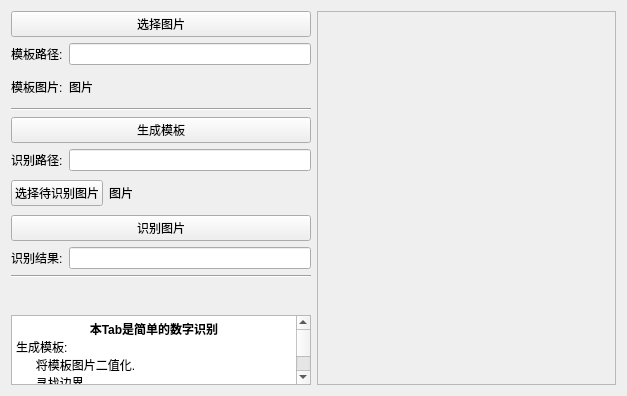
<?xml version="1.0" encoding="UTF-8"?>
<ui version="4.0">
 <class>NumberCheckFrom</class>
 <widget class="QWidget" name="NumberCheckFrom">
  <property name="geometry">
   <rect>
    <x>0</x>
    <y>0</y>
    <width>627</width>
    <height>396</height>
   </rect>
  </property>
  <property name="windowTitle">
   <string>Form</string>
  </property>
  <layout class="QGridLayout" name="gridLayout_2" rowstretch="0">
   <item row="0" column="0">
    <layout class="QHBoxLayout" name="horizontalLayout_3" stretch="4,4">
     <item>
      <layout class="QVBoxLayout" name="verticalLayout" stretch="1,1,1,1,1,1,1,1,1,1,1,2">
       <property name="bottomMargin">
        <number>0</number>
       </property>
       <item>
        <layout class="QHBoxLayout" name="horizontalLayout_4" stretch="0">
         <item>
          <widget class="QPushButton" name="pushButton_select_template">
           <property name="text">
            <string>选择图片</string>
           </property>
          </widget>
         </item>
        </layout>
       </item>
       <item>
        <layout class="QHBoxLayout" name="horizontalLayout_2">
         <item>
          <widget class="QLabel" name="label_2">
           <property name="text">
            <string>模板路径:</string>
           </property>
          </widget>
         </item>
         <item>
          <widget class="QLineEdit" name="lineEdit_imagePath"/>
         </item>
        </layout>
       </item>
       <item>
        <layout class="QHBoxLayout" name="horizontalLayout" stretch="2,10">
         <item>
          <widget class="QLabel" name="label">
           <property name="text">
            <string>模板图片:</string>
           </property>
          </widget>
         </item>
         <item>
          <widget class="QLabel" name="label_template_image">
           <property name="text">
            <string>图片</string>
           </property>
          </widget>
         </item>
        </layout>
       </item>
       <item>
        <widget class="Line" name="line">
         <property name="orientation">
          <enum>Qt::Horizontal</enum>
         </property>
        </widget>
       </item>
       <item>
        <layout class="QHBoxLayout" name="horizontalLayout_8">
         <item>
          <widget class="QPushButton" name="pushButton_create_complate">
           <property name="text">
            <string>生成模板</string>
           </property>
          </widget>
         </item>
        </layout>
       </item>
       <item>
        <layout class="QHBoxLayout" name="horizontalLayout_9">
         <item>
          <widget class="QLabel" name="label_3">
           <property name="text">
            <string>识别路径:</string>
           </property>
          </widget>
         </item>
         <item>
          <widget class="QLineEdit" name="lineEdit_recongitionPath"/>
         </item>
        </layout>
       </item>
       <item>
        <layout class="QHBoxLayout" name="horizontalLayout_5" stretch="0,10">
         <item>
          <widget class="QPushButton" name="pushButton_select_recognition">
           <property name="text">
            <string>选择待识别图片</string>
           </property>
          </widget>
         </item>
         <item>
          <widget class="QLabel" name="label_reconition_image">
           <property name="text">
            <string>图片</string>
           </property>
          </widget>
         </item>
        </layout>
       </item>
       <item>
        <layout class="QHBoxLayout" name="horizontalLayout_7">
         <item>
          <widget class="QPushButton" name="pushButton_recognition">
           <property name="text">
            <string>识别图片</string>
           </property>
          </widget>
         </item>
        </layout>
       </item>
       <item>
        <layout class="QHBoxLayout" name="horizontalLayout_6">
         <item>
          <widget class="QLabel" name="label_4">
           <property name="text">
            <string>识别结果:</string>
           </property>
          </widget>
         </item>
         <item>
          <widget class="QLineEdit" name="lineEdit_resut"/>
         </item>
        </layout>
       </item>
       <item>
        <widget class="Line" name="line_2">
         <property name="orientation">
          <enum>Qt::Horizontal</enum>
         </property>
        </widget>
       </item>
       <item>
        <spacer name="verticalSpacer">
         <property name="orientation">
          <enum>Qt::Vertical</enum>
         </property>
         <property name="sizeHint" stdset="0">
          <size>
           <width>20</width>
           <height>40</height>
          </size>
         </property>
        </spacer>
       </item>
       <item>
        <widget class="QTextEdit" name="textEdit">
         <property name="readOnly">
          <bool>true</bool>
         </property>
         <property name="html">
          <string>&lt;!DOCTYPE HTML PUBLIC &quot;-//W3C//DTD HTML 4.0//EN&quot; &quot;http://www.w3.org/TR/REC-html40/strict.dtd&quot;&gt;
&lt;html&gt;&lt;head&gt;&lt;meta name=&quot;qrichtext&quot; content=&quot;1&quot; /&gt;&lt;style type=&quot;text/css&quot;&gt;
p, li { white-space: pre-wrap; }
&lt;/style&gt;&lt;/head&gt;&lt;body style=&quot; font-family:'Sans Serif'; font-size:9pt; font-weight:400; font-style:normal;&quot;&gt;
&lt;p align=&quot;center&quot; style=&quot; margin-top:0px; margin-bottom:0px; margin-left:0px; margin-right:0px; -qt-block-indent:0; text-indent:0px;&quot;&gt;&lt;span style=&quot; font-weight:600;&quot;&gt;本Tab是简单的数字识别&lt;/span&gt;&lt;/p&gt;
&lt;p style=&quot; margin-top:0px; margin-bottom:0px; margin-left:0px; margin-right:0px; -qt-block-indent:0; text-indent:0px;&quot;&gt;生成模板:&lt;/p&gt;
&lt;p style=&quot; margin-top:0px; margin-bottom:0px; margin-left:0px; margin-right:0px; -qt-block-indent:0; text-indent:0px;&quot;&gt;      将模板图片二值化.&lt;/p&gt;
&lt;p style=&quot; margin-top:0px; margin-bottom:0px; margin-left:0px; margin-right:0px; -qt-block-indent:0; text-indent:0px;&quot;&gt;      寻找边界&lt;/p&gt;
&lt;p style=&quot; margin-top:0px; margin-bottom:0px; margin-left:0px; margin-right:0px; -qt-block-indent:0; text-indent:0px;&quot;&gt;      将数字的外轮廓保存下来, 用于之后图片数字的识别&lt;/p&gt;
&lt;p style=&quot; margin-top:0px; margin-bottom:0px; margin-left:0px; margin-right:0px; -qt-block-indent:0; text-indent:0px;&quot;&gt;识别图片:&lt;/p&gt;
&lt;p style=&quot; margin-top:0px; margin-bottom:0px; margin-left:0px; margin-right:0px; -qt-block-indent:0; text-indent:0px;&quot;&gt;     先解析出数字图片&lt;/p&gt;
&lt;p style=&quot; margin-top:0px; margin-bottom:0px; margin-left:0px; margin-right:0px; -qt-block-indent:0; text-indent:0px;&quot;&gt;     然后和模板中数字相减,找出差值后, 比较和最小的图片, 可以确定这两个图片相似度最高&lt;/p&gt;
&lt;p style=&quot; margin-top:0px; margin-bottom:0px; margin-left:0px; margin-right:0px; -qt-block-indent:0; text-indent:0px;&quot;&gt;     就认定现在的模板就是需要的数字&lt;/p&gt;
&lt;p style=&quot;-qt-paragraph-type:empty; margin-top:0px; margin-bottom:0px; margin-left:0px; margin-right:0px; -qt-block-indent:0; text-indent:0px;&quot;&gt;&lt;br /&gt;&lt;/p&gt;&lt;/body&gt;&lt;/html&gt;</string>
         </property>
        </widget>
       </item>
      </layout>
     </item>
     <item>
      <layout class="QGridLayout" name="gridLayout">
       <item row="0" column="0">
        <widget class="QScrollArea" name="scrollArea">
         <property name="widgetResizable">
          <bool>true</bool>
         </property>
         <widget class="QWidget" name="scrollAreaWidgetContents">
          <property name="geometry">
           <rect>
            <x>0</x>
            <y>0</y>
            <width>296</width>
            <height>372</height>
           </rect>
          </property>
          <layout class="QGridLayout" name="gridLayout_3">
           <item row="0" column="0">
            <layout class="QGridLayout" name="gridLayout_num_image"/>
           </item>
          </layout>
         </widget>
        </widget>
       </item>
      </layout>
     </item>
    </layout>
   </item>
  </layout>
 </widget>
 <resources/>
 <connections>
  <connection>
   <sender>pushButton_create_complate</sender>
   <signal>clicked()</signal>
   <receiver>NumberCheckFrom</receiver>
   <slot>pushButton_create_complate_onclick()</slot>
   <hints>
    <hint type="sourcelabel">
     <x>23</x>
     <y>53</y>
    </hint>
    <hint type="destinationlabel">
     <x>-2</x>
     <y>79</y>
    </hint>
   </hints>
  </connection>
  <connection>
   <sender>pushButton_select_template</sender>
   <signal>clicked()</signal>
   <receiver>NumberCheckFrom</receiver>
   <slot>pushButton_select_template_onclick()</slot>
   <hints>
    <hint type="sourcelabel">
     <x>38</x>
     <y>23</y>
    </hint>
    <hint type="destinationlabel">
     <x>-2</x>
     <y>34</y>
    </hint>
   </hints>
  </connection>
  <connection>
   <sender>pushButton_select_recognition</sender>
   <signal>clicked()</signal>
   <receiver>NumberCheckFrom</receiver>
   <slot>pushButton_select_recognition_onclick()</slot>
   <hints>
    <hint type="sourcelabel">
     <x>158</x>
     <y>88</y>
    </hint>
    <hint type="destinationlabel">
     <x>-7</x>
     <y>186</y>
    </hint>
   </hints>
  </connection>
  <connection>
   <sender>pushButton_recognition</sender>
   <signal>clicked()</signal>
   <receiver>NumberCheckFrom</receiver>
   <slot>pushButton_recognition_onclick()</slot>
   <hints>
    <hint type="sourcelabel">
     <x>42</x>
     <y>89</y>
    </hint>
    <hint type="destinationlabel">
     <x>7</x>
     <y>122</y>
    </hint>
   </hints>
  </connection>
 </connections>
 <slots>
  <slot>pushButton_select_template_onclick()</slot>
  <slot>pushButton_recognition_onclick()</slot>
  <slot>pushButton_create_complate_onclick()</slot>
  <slot>pushButton_select_recognition_onclick()</slot>
 </slots>
</ui>
